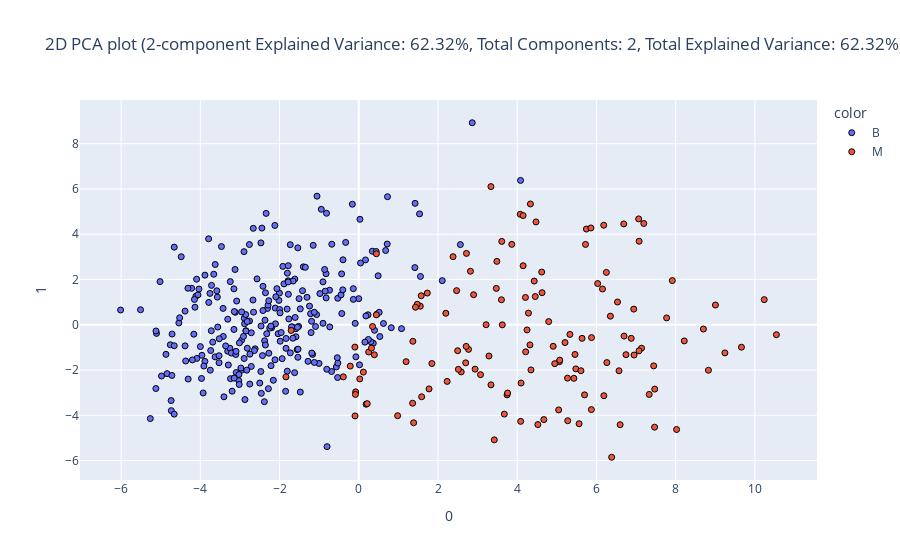

Notebook code for this chart:
### Code cell
encoded_train_df, pca2d_train_df, encoded_test_df, pca2d_test_df = eda.dimensionality_reduction(train_df, test_df, identifier=id_features, categorical=categorical_features, continuous=continuous_features, target="Diagnosis", method="pca", plot_type="2d", components=2)

### Figure 1 — Plotly figure (JSON) as saved in the notebook; plotly's stock layout.template omitted (floating-point values rounded to 4 significant figures; data arrays with more than 128 entries replaced by an {"elided": "..."} marker saying what was removed)
{"data": [{"hovertemplate": "color=B<br>0=%{x}<br>1=%{y}<extra></extra>", "legendgroup": "B", "marker": {"color": "#636efa", "line": {"color": "Black", "width": 1}, "opacity": 1, "symbol": "circle"}, "mode": "markers", "name": "B", "orientation": "v", "showlegend": true, "type": "scatter", "x": {"elided": "271 float values"}, "xaxis": "x", "y": {"elided": "271 float values"}, "yaxis": "y"}, {"hovertemplate": "color=M<br>0=%{x}<br>1=%{y}<extra></extra>", "legendgroup": "M", "marker": {"color": "#EF553B", "line": {"color": "Black", "width": 1}, "opacity": 1, "symbol": "circle"}, "mode": "markers", "name": "M", "orientation": "v", "showlegend": true, "type": "scatter", "x": {"elided": "137 float values"}, "xaxis": "x", "y": {"elided": "137 float values"}, "yaxis": "y"}], "layout": {"legend": {"title": {"text": "color"}, "tracegroupgap": 0}, "title": {"text": "2D PCA plot (2-component Explained Variance: 62.32%, Total Components: 2, Total Explained Variance: 62.32%)"}, "xaxis": {"anchor": "y", "domain": [0, 1], "title": {"text": "0"}}, "yaxis": {"anchor": "x", "domain": [0, 1], "title": {"text": "1"}}}}
